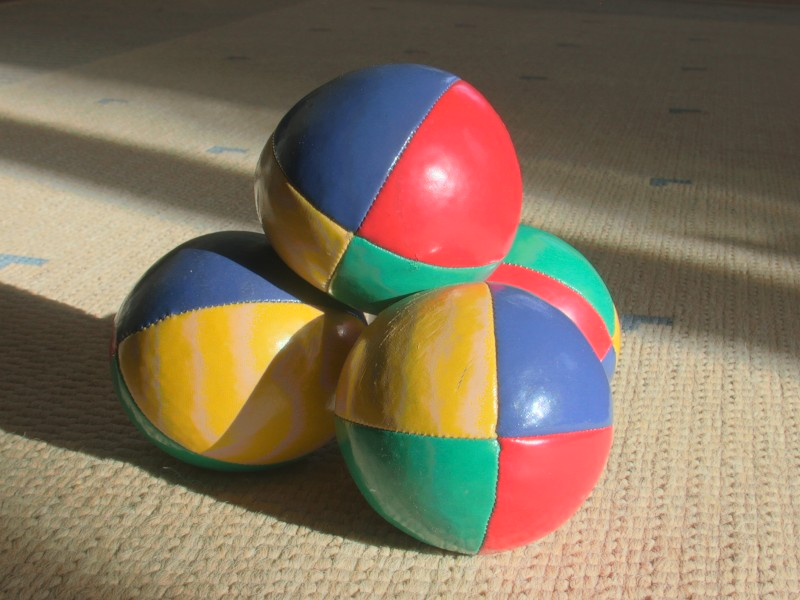
#> input picture sample.jpg, 800 x 600 px, found by its file name
$ python 14.py
#> lines starting #> are read from the running program, lines starting #| are printed output that depends on the picture
import cv2
import numpy as np
image = cv2.imread(r"D:\College\Year 2\CV_ITA0505\Practical\Programs\sample.jpg")
#> image is the input picture: shape (600, 800, 3); mean B, G, R 93.5, 114.7, 130.9
rows, cols, ch = image.shape
#> rows = 600; cols = 800; ch = 3
pts1 = np.float32([[50, 50], [400, 50], [50, 400], [400, 400]])
pts2 = np.float32([[10, 100], [300, 50], [100, 300], [350, 350]])
matrix = cv2.getPerspectiveTransform(pts1, pts2)
transformed_image = cv2.warpPerspective(image, matrix, (cols, rows))
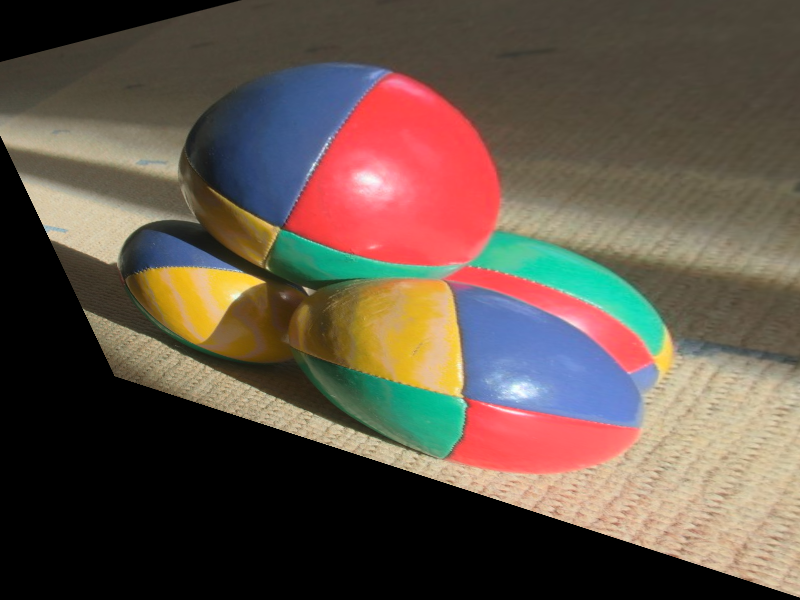
#> transformed_image: shape (600, 800, 3); mean B, G, R 72, 83.3, 98.2
cv2.imshow("Original Image", image)
cv2.imshow("Perspective Transformed Image", transformed_image)
cv2.imwrite(r"D:\College\Year 2\CV_ITA0505\Practical\Programs\perspective_transformed.jpg", transformed_image)
cv2.waitKey(0)
cv2.destroyAllWindows()
